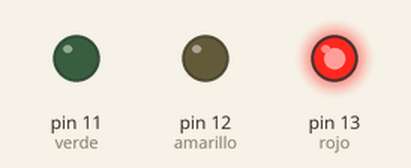
Bench run of a sketch on a simulated Arduino Uno, built with avr-gcc and run on an emulated ATmega328P. Shown: output pins drawn as LEDs (lit = HIGH).

Above: at 0.5 s.
At 1.5 s:
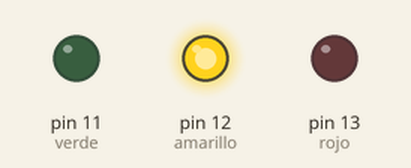
At 5.5 s:
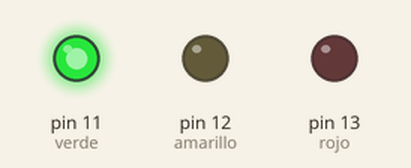
Timing chart, 0 to 6.9 s (numbered marks = the images above):
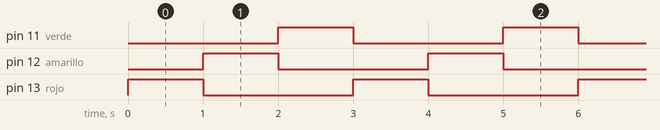

The sketch:

Semaforo.ino
```cpp
int rojo = 13;
int amarillo = 12;
int verde = 11;

void setup() {
  pinMode(rojo, OUTPUT);
  pinMode(amarillo, OUTPUT);
  pinMode(verde, OUTPUT);

}

void loop() {
  // put your main code here, to run repeatedly:
  digitalWrite(verde, LOW);
  digitalWrite(rojo, HIGH);
  delay(1000);
  digitalWrite(rojo, LOW);
  digitalWrite(amarillo, HIGH);
  delay(1000);
  digitalWrite(amarillo, LOW);
  digitalWrite(verde, HIGH);
  delay(1000);


}
```

Measured:
- by itself, pin 11 (verde), pin 12 (amarillo), pin 13 (rojo): alternates HIGH for 1.0 s and LOW for 2.0 s
- by itself, everything shown: repeats every 3.0 s, in 3 steps
